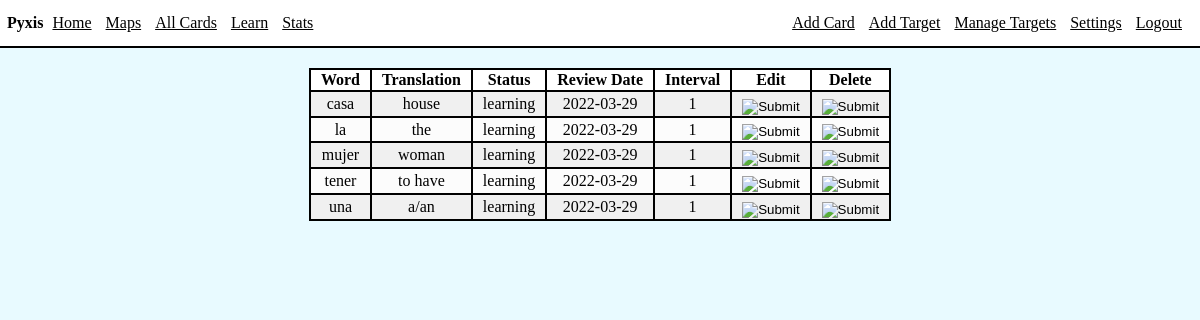
Screenshot of /viewCards (signed in) with the database file from the repository.
### app/models.py (models this page shows, shortened)
class Card(db.Model):
    id = db.Column(db.Integer, index=True, primary_key=True)
    word = db.Column(db.String(64), index=True)
    translation = db.Column(db.String(1000), index=True)
    status = db.Column(db.String(64), index=True)
    nextReviewDate = db.Column(db.Date, index=True)
    lastInterval = db.Column(db.Integer)
    variants = db.relationship("Variant", backref='card', lazy=True)
    user_id = db.Column(db.Integer, db.ForeignKey('user.id'))

### app/routes.py (the view)
@app.route('/viewCards')
@login_required
def viewCards():
    cards = Card.query.filter_by(user_id=current_user.id).order_by(Card.word)
    return render_template('viewCards.html', title='View Cards', cards=cards)

### app/models.py (called while the page is built)
@login.user_loader
def load_user(id):
    return User.query.get(int(id))

### app/templates/viewCards.html
{% extends "base.html" %}
{% block content %}
<div class="int">
    <table>
        <thead>
            <th>Word</th>
            <th>Translation</th>
            <th>Status</th>
            <th>Review Date</th>
            <th>Interval</th>
            <th>Edit</th>
            <th>Delete</th>
        </thead>
        <tbody>
        {% for card in cards %}
        <tr>
            <td>{{ card.word }}</td>
            <td>{{ card.translation }}</td>
            <td>{{ card.status }}</td>
            <td>{{ card.nextReviewDate }}</td>
            <td>{{ card.lastInterval }}</td>
            <td>
                <form action="{{ url_for('editCard', card_id=card.id )}}" method="POST">
                    <input type="image" class="btnimg" src="../static/images/edit.png">
                </form>
            </td>
            <td>
                <form action="{{ url_for('deleteCard', card_id=card.id) }}" method="POST">
                    <input type="image" class="btnimg" src="../static/images/delete.png">
                </form>
            </td>
        </tr>
        {% endfor %}
        </tbody>
    </table>
</div>
{% endblock %}

### app/static/style.css (style rules this page uses)
html, body { background-color: rgb(232, 250, 255); margin: 0px; padding: 0px; max-width: 100%; overflow-x: hidden; }
.int { margin: 20px; }
table { margin-left: auto; margin-right: auto; border: 2px solid black; text-align: center; border-collapse: collapse; }
thead { background-color: white; }
th, td { border: 2px solid black; padding-left: 10px; padding-right: 10px; }
tbody { background-color: rgb(240, 240, 240); }
tr:nth-child(even) { background-color: rgb(252, 252, 252); }
.btnimg { position: relative; margin-top: 10%; margin-left: auto; }

### rows the page displays
Card: word "casa", translation "house", status "learning", nextReviewDate "2022-03-29", lastInterval "1"
Card: word "la", translation "the", status "learning", nextReviewDate "2022-03-29", lastInterval "1"
Card: word "mujer", translation "woman", status "learning", nextReviewDate "2022-03-29", lastInterval "1"
Card: word "tener", translation "to have", status "learning", nextReviewDate "2022-03-29", lastInterval "1"
Card: word "una", translation "a/an", status "learning", nextReviewDate "2022-03-29", lastInterval "1"
